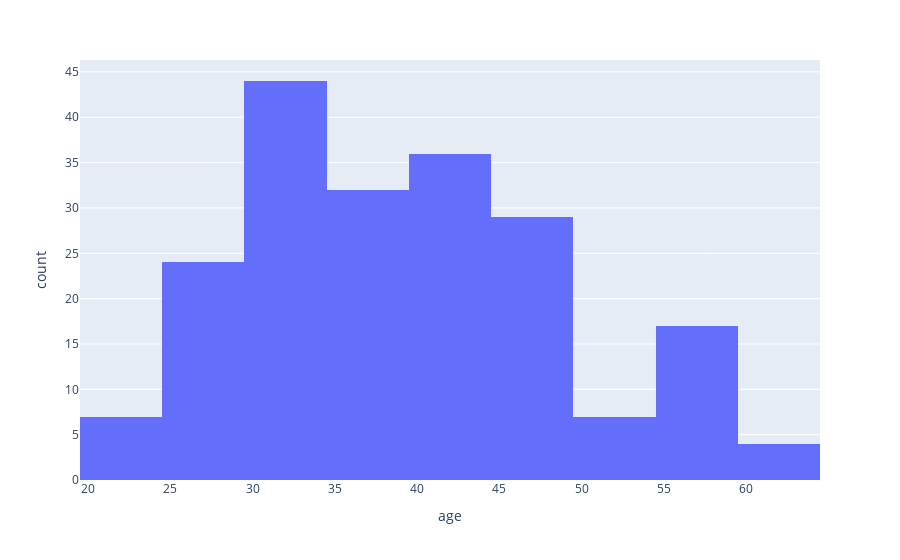

The notebook cell saved with this chart:
### Code cell
fig = px.histogram(test, x="age")
fig.show()

### Figure 1 — Plotly figure (JSON) as saved in the notebook; plotly's stock layout.template omitted (floating-point values rounded to 4 significant figures; data arrays with more than 128 entries replaced by an {"elided": "..."} marker saying what was removed)
{"data": [{"alignmentgroup": "True", "bingroup": "x", "hovertemplate": "age=%{x}<br>count=%{y}<extra></extra>", "legendgroup": "", "marker": {"color": "#636efa"}, "name": "", "offsetgroup": "", "orientation": "v", "showlegend": false, "type": "histogram", "x": {"elided": "200 int values"}, "xaxis": "x", "yaxis": "y"}], "layout": {"barmode": "relative", "legend": {"tracegroupgap": 0}, "margin": {"t": 60}, "xaxis": {"anchor": "y", "domain": [0, 1], "title": {"text": "age"}}, "yaxis": {"anchor": "x", "domain": [0, 1], "title": {"text": "count"}}}}
